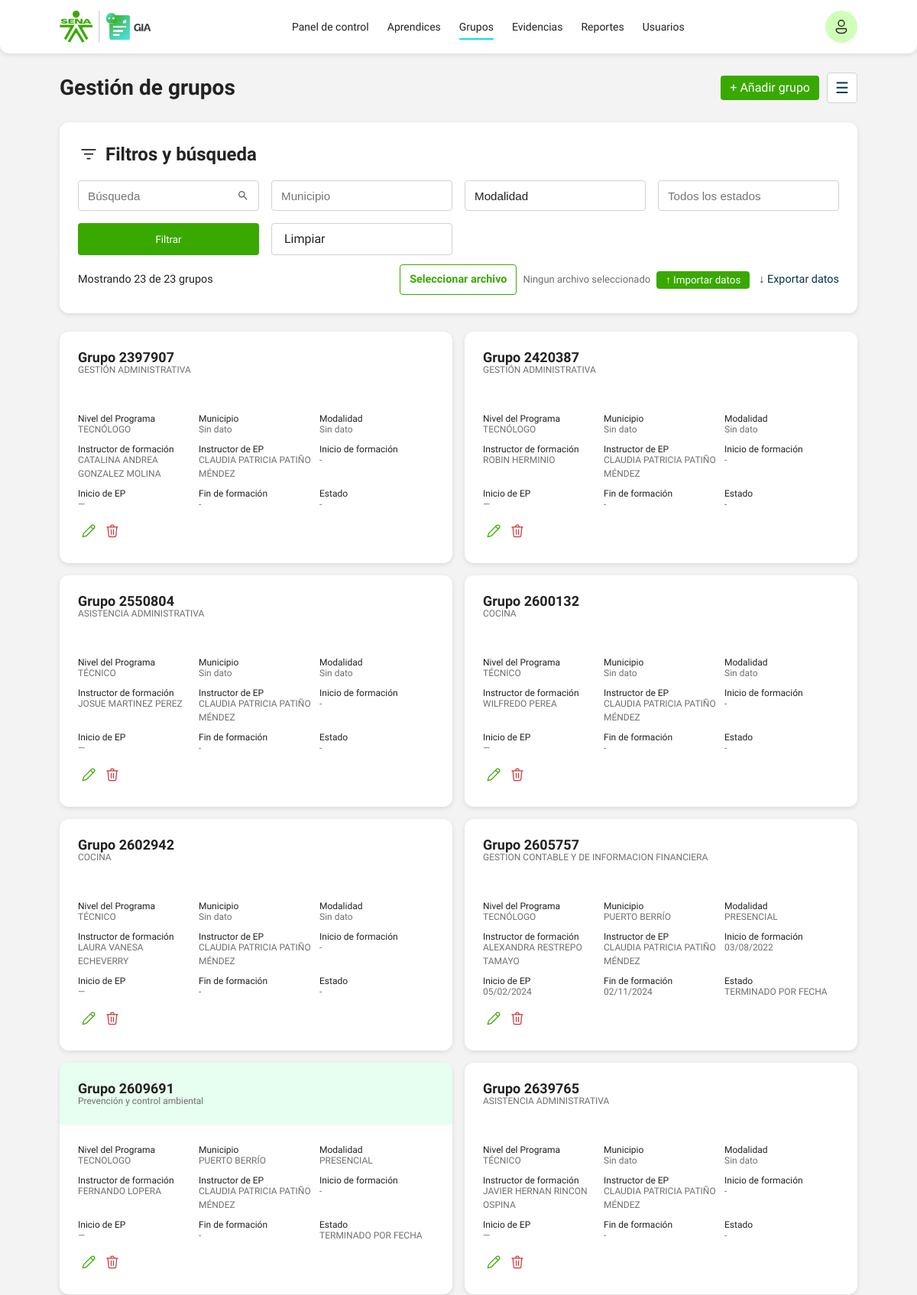
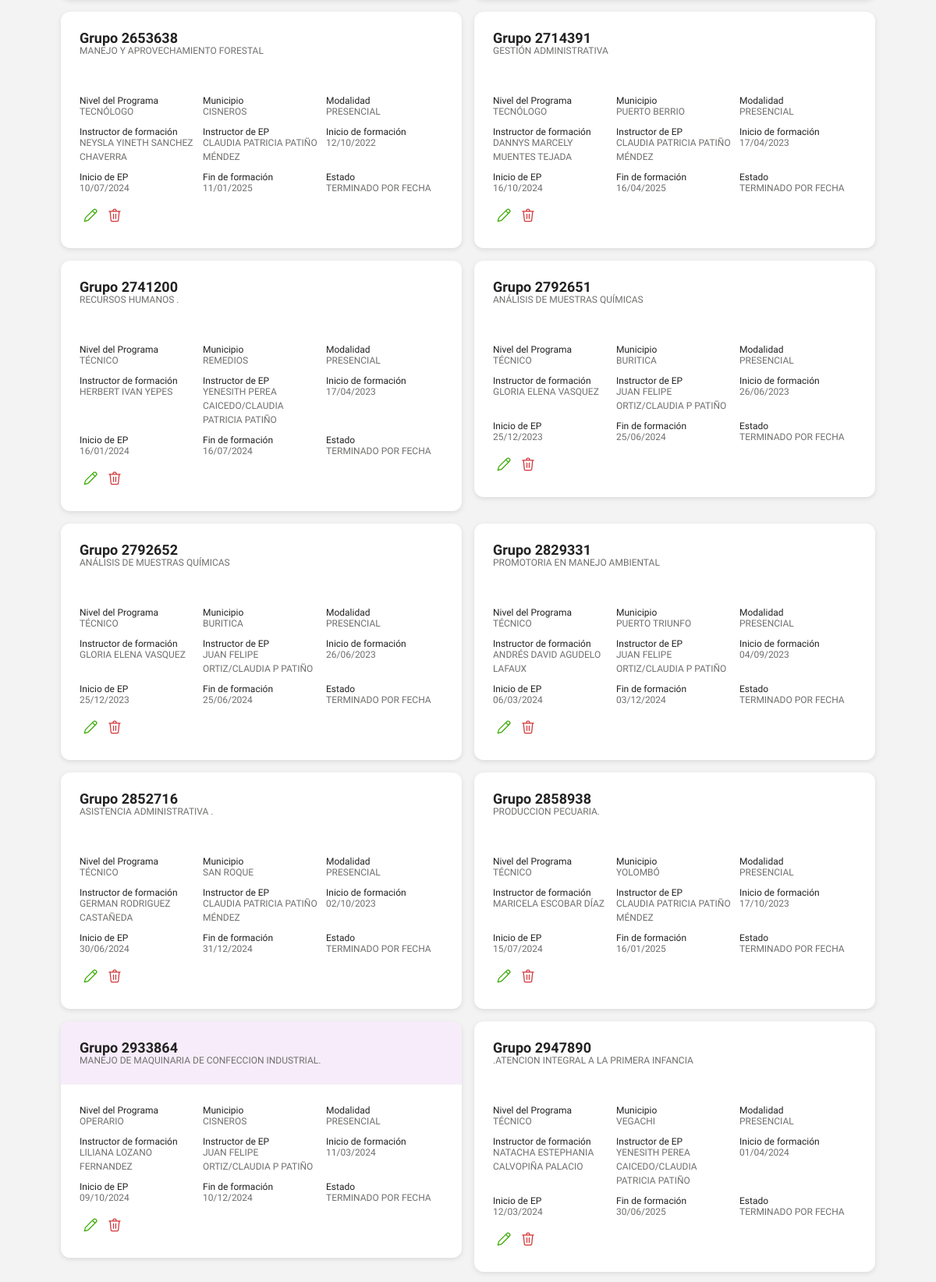
/groups/ (signed in, upper part), run on the app's committed database (2 pictures, top to bottom).
### models/group.py (models this page shows)
class TrainingGroup(db.Model):
    __tablename__ = "training_group"
    id = db.Column(db.Integer, primary_key=True)
    created_by = db.Column(db.Integer, db.ForeignKey("user.id"), nullable=False)
    group_number = db.Column(db.String(30), unique=True, nullable=False, index=True)
    program_name = db.Column(db.String(150), nullable=False)
    lead_instructor = db.Column(db.String(150), nullable=True)
    followup_instructor = db.Column(db.String(150), nullable=True)
    municipality = db.Column(db.String(120), nullable=True)
    program_level = db.Column(db.String(80), nullable=True)
    modality = db.Column(db.String(80), nullable=True)
    sofia_group_status = db.Column(db.String(80), nullable=True)
    group_validity = db.Column(db.String(80), nullable=True)
    group_start_date = db.Column(db.String(40), nullable=True)
    training_end_date = db.Column(db.String(40), nullable=True)
    ep_start_date = db.Column(db.String(40), nullable=True)
    apprentices_statistics = db.Column(db.String(120), nullable=True)
    apprentices_training = db.Column(db.String(30), nullable=True)
    apprentices_enabled = db.Column(db.String(30), nullable=True)
    apprentices_rap_pending = db.Column(db.String(30), nullable=True)
    apprentices_practice = db.Column(db.String(30), nullable=True)
    apprentices_without_alternative = db.Column(db.String(30), nullable=True)
    apprentices_certified = db.Column(db.String(30), nullable=True)
    productive_modalities = db.Column(db.String(120), nullable=True)
    learning_contract = db.Column(db.String(30), nullable=True)
    internship = db.Column(db.String(30), nullable=True)
    productive_project = db.Column(db.String(30), nullable=True)
    employment_link = db.Column(db.String(30), nullable=True)
    apprentices = db.relationship(
        "Apprentice",
        back_populates="group",
        lazy="select",
    )
    evidence_activities = db.relationship(
        "EvidenceActivity",
        back_populates="group",
        lazy="select",
        cascade="all, delete-orphan",
    )
    RECORD_FIELDS = [
        ('consecutive', 'CONSECUTIVO'),
        ('group_number', 'N° DE FICHA'),
        ('lead_instructor', 'NOMBRE DE INSTRUCTOR(A) LÍDER DE LA FICHA'),
        ('followup_instructor', 'NOMBRE DE INSTRUCTOR(A) DE SEGUIMIENTO ETAPA PRODUCTIVA (EP)'),
        ('program_name', 'NOMBRE DEL PROGRAMA DE FORMACIÓN'),
        ('municipality', 'MUNICIPIO'),
        ('program_level', 'NIVEL DE PROGRAMA'),
        ('modality', 'MODALIDAD'),
        ('sofia_group_status', 'ESTADO DE LA FICHA EN SOFÍAPLUS'),
        ('group_start_date', 'FECHA INICIO DE LA FICHA EN SOFIAPLUS'),
        ('training_end_date', 'FECHA FIN DE LA FORMACIÓN EN SOFIAPLUS'),
        ('ep_start_date', 'FECHA INICIO DE ETAPA PRODUCTIVA'),
        ('group_validity', 'VIGENCIA DE LA FICHA'),
        ('apprentices_training', 'APRENDICES EN FORMACIÓN'),
        ('apprentices_enabled', 'APRENDICES HABILITADOS PARA INICIAR ETAPA PRODUCTIVA'),
        ('apprentices_rap_pending', 'APRENDICES QUE DEBEN RAP'),
        ('apprentices_practice', 'APRENDICES EN PRÁCTICA'),
        ('learning_contract', 'CONTRATO DE APRENDIZAJE'),
        ('internship', 'PASANTIA'),
        ('productive_project', 'PROYECTO PRODUCTIVO'),
        ('apprentices_without_alternative', 'APRENDICES SIN ALTERNATIVA DE PRÁCTIVA'),
        ('apprentices_certified', 'APRENDICES CERTIFICADOS'),
    ]

### routes/groups.py (the view)
@groups_bp.route("/")
@login_required
def index():
    groups = _filtered_groups_query().order_by(TrainingGroup.group_number).all()
    group_record_fields = getattr(TrainingGroup, "RECORD_FIELDS", [])
    CARD_FIELDS = [
        "group_number",
        "program_name",
        "program_level",
        "municipality",
        "modality",
        "lead_instructor",
        "followup_instructor",
        "group_start_date",
        "training_end_date",
        "ep_start_date",
        "sofia_group_status",
    ]
    cards = []
    for idx, g in enumerate(groups, start=1):
        row = {}
        for key in CARD_FIELDS:
            try:
                value = getattr(g, key)
            except Exception:
                value = None
            row[key] = format_value(value)
        row["consecutive"] = idx
        cards.append({"group": g, "row": row})
    return render_template(
        "groups/index.html",
        groups=groups,
        cards=cards,
        group_record_fields=group_record_fields,
        total_groups=TrainingGroup.query.count(),
    )

### routes/groups.py (called while the page is built, shortened)
def _filtered_groups_query():
    query = TrainingGroup.query
    search = request.args.get("search", "").strip()
    municipality = request.args.get("municipality", "").strip()
    modality = request.args.get("modality", "").strip()
    quick_search = request.args.get("quick_search", "").strip()
    if municipality:
        query = query.filter(TrainingGroup.municipality.ilike(f"%{municipality}%"))
    if modality:
        query = query.filter(TrainingGroup.modality.ilike(f"%{modality}%"))
    if quick_search:
        query = query.filter(TrainingGroup.sofia_group_status.ilike(f"%{quick_search}%"))
    return query

### services/auth_helpers.py (called while the page is built)
@login_manager.user_loader
def load_user(user_id):
    return User.query.get(int(user_id))

### services/excel_export.py (called while the page is built)
def format_value(value):
    try:
        if value is None:
            return ""
        if hasattr(value, "strftime"):
            return value.strftime("%d/%m/%Y")
        return str(value)
    except Exception:
        return str(value)

### templates/groups/index.html (shortened to what this page needs)
{% extends "base.html" %}
{% block content %}
<section class="page-head page-head--split">
  <div><h1>Gestión de grupos</h1></div>
  <div class="page-actions">
    {% if _user and _user.role in ['docente', 'super_admin'] and has_endpoint('groups.create') %}
      <a class="primary-btn" href="{{ url_for('groups.create') }}">+ Añadir grupo</a>
    {% endif %}
    {% if _user and _user.role == 'super_admin' %}
      <details class="action-menu">
        <summary aria-label="Mas acciones">☰</summary>
      </details>
    {% endif %}
  </div>
</section>
<div id="groups-management" class="management-list">
  <section class="panel filter-panel">
    <div class="panel__header panel__header--left">
  <span class="filter-icon">
    <svg viewBox="0 0 24 24" xmlns="http://www.w3.org/2000/svg">
      <path d="M13.5 16a.75.75 0 0 1 0 1.5h-3a.75.75 0 0 1 0-1.5h3Zm3-5a.75.75 0 0 1 0 1.5h-9a.75.75 0 0 1 0-1.5h9Zm3-5a.75.75 0 0 1 0 1.5h-15a.75.75 0 0 1 0-1.5h15Z" fill="#212121"/>
    </svg>
  </span>
  <h2>Filtros y búsqueda</h2>
</div>
    <form class="filters-grid filters-grid--four" method="get" action="{{ url_for('groups.index') }}">
      <input type="text" name="search" placeholder="Búsqueda" value="{{ request.args.get('search', '') }}">
      <input type="text" name="municipality" placeholder="Municipio" value="{{ request.args.get('municipality', '') }}">
      <select name="modality">
        <option value="">Modalidad</option>
        {% set _modality_options = field_select_options.modality if (field_select_options is defined and field_select_options.modality is defined) else [] %}
      </select>
      <input type="text" name="quick_search" placeholder="Todos los estados" value="{{ request.args.get('quick_search', '') }}">
      <button type="submit" class="primary-btn">Filtrar</button>
      <a class="ghost-btn" href="{{ url_for('groups.index') }}">Limpiar</a>
    </form>
    <div class="toolbar">
      <span>Mostrando {{ cards|length }} de {{ total_groups|default(cards|length) }} grupos</span>
      <div class="toolbar__actions">
        {% if _user and _user.role in ['docente', 'super_admin'] and has_endpoint('groups.import_groups') %}
          <form method="post" action="{{ url_for('groups.import_groups') }}" enctype="multipart/form-data" class="file-import-form">
            <label class="file-import-picker" for="groups-import-file">Seleccionar archivo</label>
            <span class="file-import-name" data-file-name>Ningun archivo seleccionado</span>
            <button type="submit" class="primary-btn">↑ Importar datos</button>
          </form>
        {% endif %}
        {% if has_endpoint('groups.export_groups') %}
          <a class="link-action" href="{{ url_for('groups.export_groups', **request.args) }}">↓ Exportar datos</a>
        {% endif %}
      </div>
    </div>
  </section>
  <section class="groups-grid">
    {% if cards %}
      {% for card in cards %}
        {% set group = card.group %}
        {% set row = card.row %}
        {% set level_raw = (row.program_level or group.program_level or '')|lower %}
        {% if 'tecnolog' in level_raw %}
          {% set level_class = 'group-card--tecnologo' %}
        {% elif 'tecnic' in level_raw %}
          {% set level_class = 'group-card--tecnico' %}
        {% elif 'oper' in level_raw %}
          {% set level_class = 'group-card--operario' %}
        {% else %}
          {% set level_class = '' %}
        {% endif %}
        <article class="group-card {{ level_class }} clickable-card" data-href="{{ url_for('groups.detail', id=group.id) }}" tabindex="0" role="link" aria-label="Abrir detalle del grupo {{ row.group_number or group.group_number }}">
          <div class="group-card__banner">
            <div>
              <h3 class="group-card__title">Grupo {{ row.group_number or group.group_number }}</h3>
              <p class="meta">{{ row.program_name or group.program_name or 'Programa sin nombre' }}</p>
            </div>
          </div>
          <div class="group-card__body">
            <div><span class="label">Nivel del Programa</span> <strong>{{ row.program_level or group.program_level or 'Sin dato' }}</strong></div>
            <div><span class="label">Municipio</span> <strong>{{ row.municipality or group.municipality or 'Sin dato' }}</strong></div>
            <div><span class="label">Modalidad</span> <strong>{{ row.modality or group.modality or 'Sin dato' }}</strong></div>
            <div><span class="label">Instructor de formación</span> <strong>{{ row.lead_instructor or group.lead_instructor or 'Sin instructor' }}</strong></div>
            <div><span class="label">Instructor de EP</span> <strong>{{ row.followup_instructor or group.followup_instructor or 'Sin instructor' }}</strong></div>
            <div><span class="label">Inicio de formación</span> <strong>{{ row.group_start_date or group.group_start_date or '-' }}</strong></div>
            <div><span class="label">Inicio de EP</span> <strong>{{ row.ep_start_date or group.ep_start_date or '—' }}</strong></div>
            <div><span class="label">Fin de formación</span> <strong>{{ row.training_end_date or group.training_end_date or '-' }}</strong></div>
            <div><span class="label">Estado</span> <strong>{{ row.sofia_group_status or group.sofia_group_status or '-' }}</strong></div>
            <div class="group-card__actions">
              {% if _user and _user.role in ['docente', 'super_admin'] and has_endpoint('groups.edit') %}
                <a class="icon-action icon-action--edit" title="Editar" href="{{ url_for('groups.edit', id=group.id) }}">
                </a>
              {% endif %}
              {% if _user and _user.role in ['docente', 'super_admin'] and has_endpoint('groups.delete') %}
                <form method="post" action="{{ url_for('groups.delete', id=group.id) }}" onsubmit="return confirm('Eliminar esta ficha? Los aprendices asociados se conservaran y quedaran desasociados.');" style="display:inline">
                  <button type="submit" class="icon-action icon-action--delete" aria-label="Eliminar grupo" title="Eliminar grupo">
                  </button>
                </form>
              {% endif %}
            </div>
          </div>
        </article>
      {% endfor %}
    {% else %}
      <div class="panel"><p class="empty-state">No hay grupos registrados para mostrar.</p></div>
    {% endif %}
  </section>
</div>
{% endblock %}

### static/css/base.css (style rules this page uses)
* { box-sizing: border-box; margin: 0; padding: 0; }
body { font-family: var(--font-family); background: var(--bg); color: var(--text); line-height: 1.5; }
a { text-decoration: none; color: inherit; }
button { font-family: var(--font-family); cursor: pointer; }

### static/css/componets.css (style rules this page uses)
.primary-btn { display: inline-flex; align-items: center; justify-content: center; background: var(--green); padding: 4px 12px; color: #fff; border: 0; border-radius: var(--space-xs); cursor: pointer; transition: background 0.3s ease-in-out; }
.ghost-btn { background: transparent; border: 1px solid var(--line); padding: var(--space-sm) var(--space-md); border-radius: var(--space-xs); font-weight: 400; color: var(--text); cursor: pointer; }
.page-actions { display: inline-flex; align-items: center; gap: 10px; }
.action-menu { position: relative; }
.action-menu summary { display: inline-grid; place-items: center; width: 40px; height: 40px; border: 1px solid var(--line); border-radius: var(--space-xs); background: var(--surface); color: var(--navy); cursor: pointer; list-style: none; font-size: 20px; }
.panel { background: var(--surface); border-radius: var(--radius); box-shadow: var(--shadow); padding: var(--space-md); margin-bottom: var(--space-lg); }
.panel__header { display: flex; justify-content: space-between; align-items: center; margin-bottom: var(--space-md); }
.toolbar { display:flex; justify-content:space-between; align-items:center; gap:1rem; }
.toolbar__actions { display:flex; gap:.5rem; align-items:center; }
.file-import-form { display: inline-flex; align-items: center; gap: 8px; flex-wrap: wrap; }
.file-import-picker { display: inline-flex; align-items: center; min-height: 40px; padding: 0 12px; border: 1px solid var(--green); border-radius: var(--space-xs); color: var(--green); background: #fff; font-weight: 600; cursor: pointer; }
.file-import-name { max-width: 220px; overflow: hidden; text-overflow: ellipsis; white-space: nowrap; color: var(--muted); font-size: 13px; }
.groups-grid { display: grid; grid-template-columns: repeat(2, 1fr); gap: 1rem; align-items: start; margin-bottom: var(--space-lg); }
.group-card { display: flex; flex-direction: column; border-radius: var(--radius); overflow: hidden; background: var(--surface); box-shadow: var(--shadow); min-height: 160px; }
.group-card__banner { padding: 24px; display: flex; align-items: center; gap: 12px }
.group-card__title { font-weight: 600; font-size: 18px; color: var(--text); }
.group-card .meta { font-size: 12px; font-weight: 400; color: var(--muted); }
.group-card__body { padding: 24px; display: grid; grid-template-columns: 1fr 1fr 1fr; gap: 8px; color: var(--text); font-size: 12px; }
.group-card__body strong { display: block; color: var(--muted); font-size: 12px; font-weight: 400; margin: -4px 0 0; }
.group-card--tecnologo .group-card__banner { background: #e6fff0; }
.group-card--operario .group-card__banner { background: #f7ecf9; }
.group-card__title, .group-card .meta, .group-card .label { line-height: 1.1; }

### static/css/layout.css (style rules this page uses)
.page-head { display: flex; flex-direction: column; gap: var(--space-sm); margin-bottom: var(--space-lg); padding-top: var(--space-lg); }
.page-head h1 { font-size: 28px; font-weight: 600; color: var(--text); }
.page-head--split { justify-content: space-between; flex-direction: row; align-items: center; }

### static/css/tokens.css (style rules this page uses)
:root { --font-family: 'Work Sans', sans-serif; --green: #39a900; --darkgreen: #007832; --navy: #00304d; --cyan: #09daf6; --danger: #d13438; --darkdanger: #a32f2f; --muted: #706f6e; --darkmuted: #404040; --text: #222; --surface: #fff; --bg: #f3f3f3; --line: #d2d2d2; --space-xs: 4px; --space-sm: 8px; --space-md: 16px; --space-lg: 24px; --radius: 12px; --shadow: 0 2px 6px rgba(0,0,0,0.1); }

### static/css/tokens2.css (style rules this page uses)
:root { --font-family: 'Work Sans', sans-serif; --colorneutral-1: #ffffff; --colorneutral-2: #f3f3f3; --colorneutral-3: #d2d2d2; --colorneutral-4: #706f6e; --colorneutral-5: #404040; --colorneutral-6: #222222; --colorgreen-1: #39a900; --colorgreen-2: #007832; --colornavy-1: #00304d; --colorcyan-1: #09daf6; --colorviolet-1: #71277a; --coloryellow-1: #fdc300; --colororange-1: #ff6b00; --colorred-1: #d13438; --colorred-2: #a32f2f; --space-s: 4px; --space-m: 8px; --space-l: 12px; --space-xl: 16px; --radius-1: 4px; --radius-2: 8px; --radius-3: 12px; --shadow: 0 2px 6px rgba(0,0,0,0.1); }

### templates/groups/index.html (style rules this page uses)
.group-card.clickable-card { cursor: pointer; }

### data on the page
TrainingGroup: group_number "2397907", program_name "GESTIÓN ADMINISTRATIVA", program_level "TECNÓLOGO", municipality "Sin dato", modality "Sin dato", lead_instructor "CATALINA ANDREA GONZALEZ MOLINA", followup_instructor "CLAUDIA PATRICIA PATIÑO MÉNDEZ", group_start_date "-", ep_start_date "—", training_end_date "-", sofia_group_status "-"
TrainingGroup: group_number "2420387", program_name "GESTIÓN ADMINISTRATIVA", program_level "TECNÓLOGO", municipality "Sin dato", modality "Sin dato", lead_instructor "ROBIN HERMINIO", followup_instructor "CLAUDIA PATRICIA PATIÑO MÉNDEZ", group_start_date "-", ep_start_date "—", training_end_date "-", sofia_group_status "-"
TrainingGroup: group_number "2550804", program_name "ASISTENCIA ADMINISTRATIVA", program_level "TÉCNICO", municipality "Sin dato", modality "Sin dato", lead_instructor "JOSUE MARTINEZ PEREZ", followup_instructor "CLAUDIA PATRICIA PATIÑO MÉNDEZ", group_start_date "-", ep_start_date "—", training_end_date "-", sofia_group_status "-"
TrainingGroup: group_number "2600132", program_name "COCINA", program_level "TÉCNICO", municipality "Sin dato", modality "Sin dato", lead_instructor "WILFREDO PEREA", followup_instructor "CLAUDIA PATRICIA PATIÑO MÉNDEZ", group_start_date "-", ep_start_date "—", training_end_date "-", sofia_group_status "-"
TrainingGroup: group_number "2602942", program_name "COCINA", program_level "TÉCNICO", municipality "Sin dato", modality "Sin dato", lead_instructor "LAURA VANESA ECHEVERRY", followup_instructor "CLAUDIA PATRICIA PATIÑO MÉNDEZ", group_start_date "-", ep_start_date "—", training_end_date "-", sofia_group_status "-"
TrainingGroup: group_number "2605757", program_name "GESTION CONTABLE Y DE INFORMACION FINANCIERA", program_level "TECNÓLOGO", municipality "PUERTO BERRÍO", modality "PRESENCIAL", lead_instructor "ALEXANDRA RESTREPO TAMAYO", followup_instructor "CLAUDIA PATRICIA PATIÑO MÉNDEZ", group_start_date "03/08/2022", ep_start_date "05/02/2024", training_end_date "02/11/2024", sofia_group_status "TERMINADO POR FECHA"
TrainingGroup: group_number "2609691", program_name "Prevención y control ambiental", program_level "TECNOLOGO", municipality "PUERTO BERRÍO", modality "PRESENCIAL", lead_instructor "FERNANDO LOPERA", followup_instructor "CLAUDIA PATRICIA PATIÑO MÉNDEZ", group_start_date "-", ep_start_date "—", training_end_date "-", sofia_group_status "TERMINADO POR FECHA"
TrainingGroup: group_number "2639765", program_name "ASISTENCIA ADMINISTRATIVA", program_level "TÉCNICO", municipality "Sin dato", modality "Sin dato", lead_instructor "JAVIER HERNAN RINCON OSPINA", followup_instructor "CLAUDIA PATRICIA PATIÑO MÉNDEZ", group_start_date "-", ep_start_date "—", training_end_date "-", sofia_group_status "-"
TrainingGroup: group_number "2653638", program_name "MANEJO Y APROVECHAMIENTO FORESTAL", program_level "TECNÓLOGO", municipality "CISNEROS", modality "PRESENCIAL", lead_instructor "NEYSLA YINETH SANCHEZ CHAVERRA", followup_instructor "CLAUDIA PATRICIA PATIÑO MÉNDEZ", group_start_date "12/10/2022", ep_start_date "10/07/2024", training_end_date "11/01/2025", sofia_group_status "TERMINADO POR FECHA"
TrainingGroup: group_number "2714391", program_name "GESTIÓN ADMINISTRATIVA", program_level "TECNÓLOGO", municipality "PUERTO BERRIO", modality "PRESENCIAL", lead_instructor "DANNYS MARCELY MUENTES TEJADA", followup_instructor "CLAUDIA PATRICIA PATIÑO MÉNDEZ", group_start_date "17/04/2023", ep_start_date "16/10/2024", training_end_date "16/04/2025", sofia_group_status "TERMINADO POR FECHA"
TrainingGroup: group_number "2741200", program_name "RECURSOS HUMANOS .", program_level "TÉCNICO", municipality "REMEDIOS", modality "PRESENCIAL", lead_instructor "HERBERT IVAN YEPES", followup_instructor "YENESITH PEREA CAICEDO/CLAUDIA PATRICIA PATIÑO", group_start_date "17/04/2023", ep_start_date "16/01/2024", training_end_date "16/07/2024", sofia_group_status "TERMINADO POR FECHA"
TrainingGroup: group_number "2792651", program_name "ANÁLISIS DE MUESTRAS QUÍMICAS", program_level "TÉCNICO", municipality "BURITICA", modality "PRESENCIAL", lead_instructor "GLORIA ELENA VASQUEZ", followup_instructor "JUAN FELIPE ORTIZ/CLAUDIA P PATIÑO", group_start_date "26/06/2023", ep_start_date "25/12/2023", training_end_date "25/06/2024", sofia_group_status "TERMINADO POR FECHA"
TrainingGroup: group_number "2792652", program_name "ANÁLISIS DE MUESTRAS QUÍMICAS", program_level "TÉCNICO", municipality "BURITICA", modality "PRESENCIAL", lead_instructor "GLORIA ELENA VASQUEZ", followup_instructor "JUAN FELIPE ORTIZ/CLAUDIA P PATIÑO", group_start_date "26/06/2023", ep_start_date "25/12/2023", training_end_date "25/06/2024", sofia_group_status "TERMINADO POR FECHA"
TrainingGroup: group_number "2829331", program_name "PROMOTORIA EN MANEJO AMBIENTAL", program_level "TÉCNICO", municipality "PUERTO TRIUNFO", modality "PRESENCIAL", lead_instructor "ANDRÉS DAVID AGUDELO LAFAUX", followup_instructor "JUAN FELIPE ORTIZ/CLAUDIA P PATIÑO", group_start_date "04/09/2023", ep_start_date "06/03/2024", training_end_date "03/12/2024", sofia_group_status "TERMINADO POR FECHA"
TrainingGroup: group_number "2852716", program_name "ASISTENCIA ADMINISTRATIVA .", program_level "TÉCNICO", municipality "SAN ROQUE", modality "PRESENCIAL", lead_instructor "GERMAN RODRIGUEZ CASTAÑEDA", followup_instructor "CLAUDIA PATRICIA PATIÑO MÉNDEZ", group_start_date "02/10/2023", ep_start_date "30/06/2024", training_end_date "31/12/2024", sofia_group_status "TERMINADO POR FECHA"
TrainingGroup: group_number "2858938", program_name "PRODUCCION PECUARIA.", program_level "TÉCNICO", municipality "YOLOMBÓ", modality "PRESENCIAL", lead_instructor "MARICELA ESCOBAR DÍAZ", followup_instructor "CLAUDIA PATRICIA PATIÑO MÉNDEZ", group_start_date "17/10/2023", ep_start_date "15/07/2024", training_end_date "16/01/2025", sofia_group_status "TERMINADO POR FECHA"
TrainingGroup: group_number "2933864", program_name "MANEJO DE MAQUINARIA DE CONFECCION INDUSTRIAL.", program_level "OPERARIO", municipality "CISNEROS", modality "PRESENCIAL", lead_instructor "LILIANA LOZANO FERNANDEZ", followup_instructor "JUAN FELIPE ORTIZ/CLAUDIA P PATIÑO", group_start_date "11/03/2024", ep_start_date "09/10/2024", training_end_date "10/12/2024", sofia_group_status "TERMINADO POR FECHA"
TrainingGroup: group_number "2947890", program_name ".ATENCION INTEGRAL A LA PRIMERA INFANCIA", program_level "TÉCNICO", municipality "VEGACHI", modality "PRESENCIAL", lead_instructor "NATACHA ESTEPHANIA CALVOPIÑA PALACIO", followup_instructor "YENESITH PEREA CAICEDO/CLAUDIA PATRICIA PATIÑO", group_start_date "01/04/2024", ep_start_date "12/03/2024", training_end_date "30/06/2025", sofia_group_status "TERMINADO POR FECHA"

### other printed values
{{ cards|length }} "23"
{{ total_groups|default(cards|length) }} "23"
